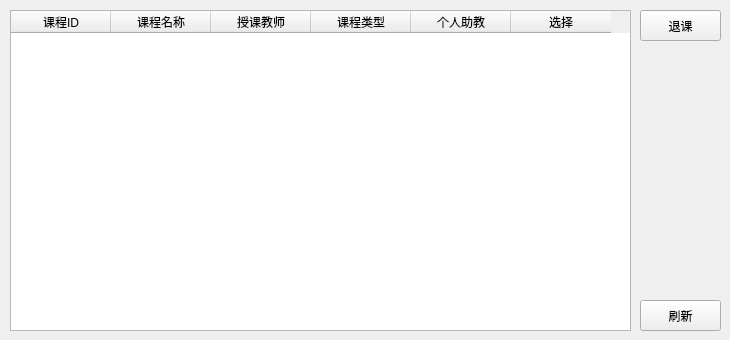
<?xml version="1.0" encoding="UTF-8"?>
<ui version="4.0">
 <class>OwnCourseWidget</class>
 <widget class="QWidget" name="OwnCourseWidget">
  <property name="geometry">
   <rect>
    <x>0</x>
    <y>0</y>
    <width>730</width>
    <height>340</height>
   </rect>
  </property>
  <property name="minimumSize">
   <size>
    <width>730</width>
    <height>340</height>
   </size>
  </property>
  <property name="maximumSize">
   <size>
    <width>730</width>
    <height>340</height>
   </size>
  </property>
  <property name="windowTitle">
   <string>OwnCourseWidget</string>
  </property>
  <widget class="QTableWidget" name="tableCourse">
   <property name="geometry">
    <rect>
     <x>10</x>
     <y>10</y>
     <width>621</width>
     <height>321</height>
    </rect>
   </property>
   <property name="editTriggers">
    <set>QAbstractItemView::NoEditTriggers</set>
   </property>
   <property name="selectionBehavior">
    <enum>QAbstractItemView::SelectRows</enum>
   </property>
   <attribute name="verticalHeaderVisible">
    <bool>false</bool>
   </attribute>
   <column>
    <property name="text">
     <string>课程ID</string>
    </property>
   </column>
   <column>
    <property name="text">
     <string>课程名称</string>
    </property>
   </column>
   <column>
    <property name="text">
     <string>授课教师</string>
    </property>
   </column>
   <column>
    <property name="text">
     <string>课程类型</string>
    </property>
   </column>
   <column>
    <property name="text">
     <string>个人助教</string>
    </property>
   </column>
   <column>
    <property name="text">
     <string>选择</string>
    </property>
   </column>
  </widget>
  <widget class="QPushButton" name="btnDropCourse">
   <property name="geometry">
    <rect>
     <x>640</x>
     <y>10</y>
     <width>81</width>
     <height>31</height>
    </rect>
   </property>
   <property name="text">
    <string>退课</string>
   </property>
  </widget>
  <widget class="QPushButton" name="btnRefresh">
   <property name="geometry">
    <rect>
     <x>640</x>
     <y>300</y>
     <width>81</width>
     <height>31</height>
    </rect>
   </property>
   <property name="text">
    <string>刷新</string>
   </property>
  </widget>
 </widget>
 <layoutdefault spacing="6" margin="11"/>
 <resources/>
 <connections>
  <connection>
   <sender>btnDropCourse</sender>
   <signal>clicked()</signal>
   <receiver>OwnCourseWidget</receiver>
   <slot>dropCourse()</slot>
   <hints>
    <hint type="sourcelabel">
     <x>670</x>
     <y>25</y>
    </hint>
    <hint type="destinationlabel">
     <x>681</x>
     <y>78</y>
    </hint>
   </hints>
  </connection>
  <connection>
   <sender>btnRefresh</sender>
   <signal>clicked()</signal>
   <receiver>OwnCourseWidget</receiver>
   <slot>refresh()</slot>
   <hints>
    <hint type="sourcelabel">
     <x>691</x>
     <y>306</y>
    </hint>
    <hint type="destinationlabel">
     <x>703</x>
     <y>261</y>
    </hint>
   </hints>
  </connection>
  <connection>
   <sender>tableCourse</sender>
   <signal>cellDoubleClicked(int,int)</signal>
   <receiver>OwnCourseWidget</receiver>
   <slot>courseAssistant(int,int)</slot>
   <hints>
    <hint type="sourcelabel">
     <x>581</x>
     <y>170</y>
    </hint>
    <hint type="destinationlabel">
     <x>668</x>
     <y>202</y>
    </hint>
   </hints>
  </connection>
 </connections>
 <slots>
  <slot>dropCourse()</slot>
  <slot>courseAssistant(int,int)</slot>
  <slot>refresh()</slot>
 </slots>
</ui>
